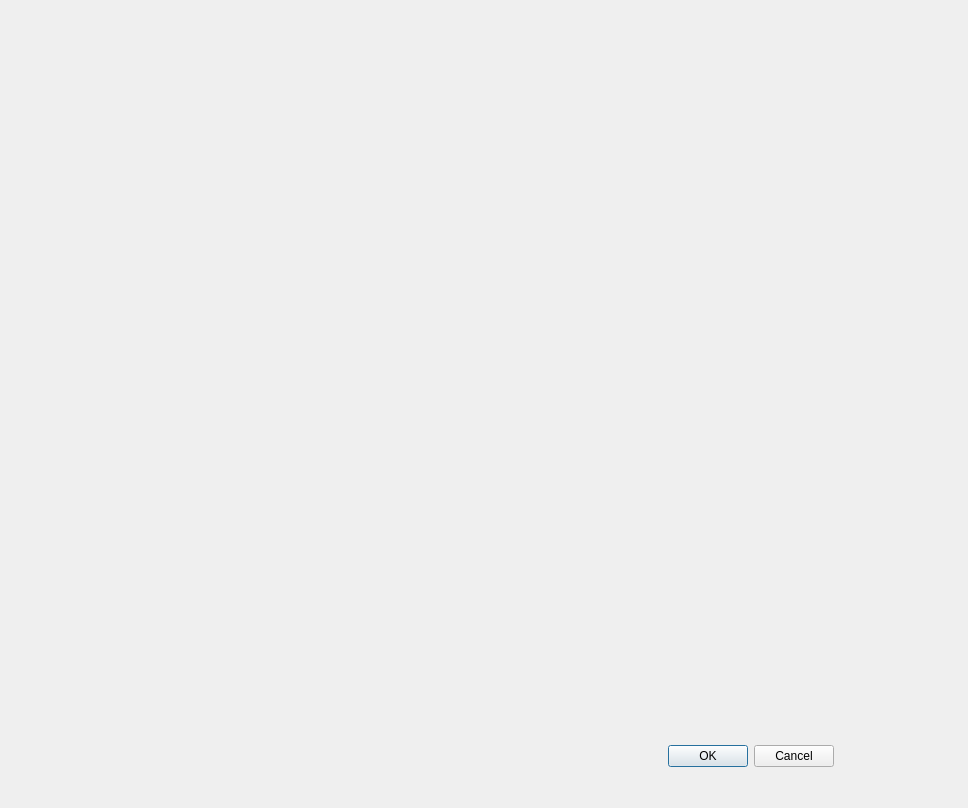
<?xml version="1.0" encoding="UTF-8"?>
<ui version="4.0">
 <class>Dialog</class>
 <widget class="QDialog" name="Dialog">
  <property name="geometry">
   <rect>
    <x>0</x>
    <y>0</y>
    <width>968</width>
    <height>808</height>
   </rect>
  </property>
  <property name="windowTitle">
   <string extracomment="Boh">Stiamo provando!</string>
  </property>
  <widget class="QDialogButtonBox" name="buttonBox">
   <property name="geometry">
    <rect>
     <x>580</x>
     <y>740</y>
     <width>341</width>
     <height>32</height>
    </rect>
   </property>
   <property name="orientation">
    <enum>Qt::Horizontal</enum>
   </property>
   <property name="standardButtons">
    <set>QDialogButtonBox::Cancel|QDialogButtonBox::Ok</set>
   </property>
   <property name="centerButtons">
    <bool>true</bool>
   </property>
  </widget>
 </widget>
 <resources/>
 <connections>
  <connection>
   <sender>buttonBox</sender>
   <signal>accepted()</signal>
   <receiver>Dialog</receiver>
   <slot>accept()</slot>
   <hints>
    <hint type="sourcelabel">
     <x>248</x>
     <y>254</y>
    </hint>
    <hint type="destinationlabel">
     <x>157</x>
     <y>274</y>
    </hint>
   </hints>
  </connection>
  <connection>
   <sender>buttonBox</sender>
   <signal>rejected()</signal>
   <receiver>Dialog</receiver>
   <slot>reject()</slot>
   <hints>
    <hint type="sourcelabel">
     <x>316</x>
     <y>260</y>
    </hint>
    <hint type="destinationlabel">
     <x>286</x>
     <y>274</y>
    </hint>
   </hints>
  </connection>
 </connections>
</ui>
